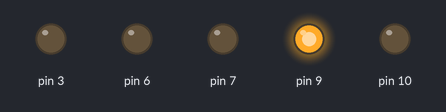
Recording of a sketch running on a simulated Arduino Uno, built with avr-gcc and run on an emulated ATmega328P. Parts: output pins drawn as LEDs (lit = HIGH). Pins used as bus, display or sensor lines are not drawn.

Above: at 0.1 s.
At 0.7 s:
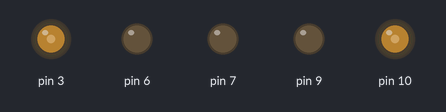
At 1.3 s:
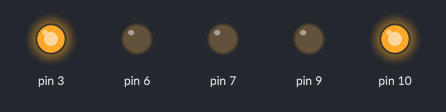
At 2.4 s:
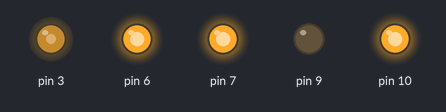
At 3.4 s:
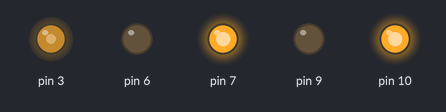
Timing chart, 0 to 4.9 s (numbered marks = the images above):
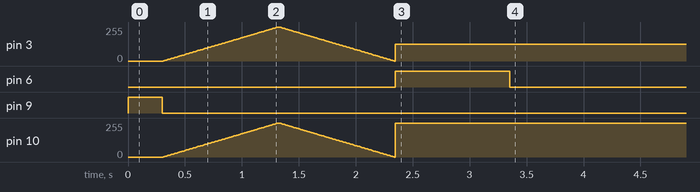

The sketch:

app.ino
```cpp
// (licence header left out)
#include "configuration.h"
#include "src/light_manager.h"
#include "src/launch_control.h"
#include "src/motor.h"

LightManager *lightManager = new LightManager();

Motor *needleMotor = new Motor(
    PinOutConfiguration::MOTOR_DIR,
    PinOutConfiguration::MOTOR_RESET,
    PinOutConfiguration::MOTOR_STEP,
    Configuration::STEPS);

LaunchControl *launchControl = new LaunchControl(lightManager, needleMotor);

void setup()
{
    Serial.begin(9600);
    launchControl->launch();
}
long lastSerialCheck = 0;

void loop()
{

    if (micros() - lastSerialCheck > 500000)
    {

        if (Serial.available())
        {
            int value = Serial.read();
            needleMotor->setPosition(map(value, 0, 100, 1, Configuration::STEPS));
        }
        lastSerialCheck = micros();
    }

    needleMotor->tick();
}
```

launch_control.cpp
```cpp
// (licence header left out)
#include "Arduino.h"
#include "../configuration.h"
#include "launch_control.h"
#include "light_manager.h"

LaunchControl::LaunchControl(LightManager *lightManager, Motor *needleMotor)
{
    this->lightManager = lightManager;
    this->needleMotor = needleMotor;
}

LaunchControl::~LaunchControl()
{
}

void LaunchControl::setPinModes()
{
    pinMode(PinOutConfiguration::MOTOR_STEP, OUTPUT);
    pinMode(PinOutConfiguration::MOTOR_DIR, OUTPUT);
    pinMode(PinOutConfiguration::MOTOR_RESET, OUTPUT);
    pinMode(PinOutConfiguration::BUZZER, OUTPUT);
    pinMode(PinOutConfiguration::BACKGROUND_LIGHT, OUTPUT);
    pinMode(PinOutConfiguration::NEEDLE_LIGHT, OUTPUT);
}

void LaunchControl::startBuzzerTest()
{
    digitalWrite(PinOutConfiguration::BUZZER, HIGH);
    delay(300);
    digitalWrite(PinOutConfiguration::BUZZER, LOW);
}

void LaunchControl::startLightTest()
{
    for (int i = 0; i <= 100; i++)
    {
        this->lightManager->setBrightness(LightManager::LightTypes::BackLight, i);
        this->lightManager->setBrightness(LightManager::LightTypes::NeedleLight, i);
        delay(Configuration::LIGHT_TEST_DELAY);
    }
    for (int i = 100; i >= 0; i--)
    {
        this->lightManager->setBrightness(LightManager::LightTypes::BackLight, i);
        this->lightManager->setBrightness(LightManager::LightTypes::NeedleLight, i);
        delay(Configuration::LIGHT_TEST_DELAY);
    }
    this->lightManager->setBrightness(LightManager::LightTypes::BackLight, Configuration::BACKGROUND_LIGHT_LEVEL);
    this->lightManager->setBrightness(LightManager::LightTypes::NeedleLight, Configuration::NEEDLE_LIGHT_LEVEL);
}

void LaunchControl::startMotor()
{
    this->needleMotor->resetToZero();
}

void LaunchControl::launch()
{
    this->setPinModes();
    this->startBuzzerTest();
    this->startLightTest();
    this->startMotor();
}
```

launch_control.h
```cpp
// (licence header left out)
#include "Arduino.h"
#include "light_manager.h"
#include "motor.h"
#ifndef launch_control
#define launch_control

class LaunchControl
{
  private:
    LightManager *lightManager;
    Motor *needleMotor;

  private:
    void startLightTest();
    void startBuzzerTest();
    void startMotor();

  public:
    LaunchControl(LightManager *lightManager,Motor *needleMotor);
    ~LaunchControl();
    void setPinModes();
    void launch();

};

#endif
```

light_manager.cpp
```cpp
// (licence header left out)
#include "Arduino.h"
#include "../configuration.h"
#include "light_manager.h"

void LightManager::setBrightness(LightManager::LightTypes type, int value)
{
    long mappedValue = map(value, 0, 100, 0, 255);
    int targetPinNumber = this->getPinNumberByLightType(type);
    analogWrite(targetPinNumber, mappedValue);
}

int LightManager::getPinNumberByLightType(LightManager::LightTypes type)
{
    switch (type)
    {
    case LightManager::LightTypes::BackLight:
        return PinOutConfiguration::BACKGROUND_LIGHT;
    case LightManager::LightTypes::NeedleLight:
        return PinOutConfiguration::NEEDLE_LIGHT;
    default:
        return 0;
    }
}
```

light_manager.h
```cpp
// (licence header left out)
#include "Arduino.h"
#ifndef light_manager
#define light_manager

class LightManager
{

  public:
    enum LightTypes
    {
        BackLight,
        NeedleLight
    };

  private:
    int getPinNumberByLightType(LightManager::LightTypes type);

  public:
    LightManager(){};
    ~LightManager(){};
    void setBrightness(LightManager::LightTypes type, int value);
};

#endif
```

motor.cpp
```cpp
// (licence header left out)
#include "Arduino.h"
#include "../configuration.h"
#include "motor.h"

Motor::Motor(int dirPin, int resetPin, int stepPin, int totalSteps)
{
    this->dirPin = dirPin;
    this->resetPin = resetPin;
    this->stepPin = stepPin;
    this->totalSteps = totalSteps;
}

Motor::~Motor()
{
}

bool Motor::step()
{
    long realTimeReferenceValue = micros();
    long realTimeWallClockTime = 0;
    long estimatedTime = 0;
    this->freeToMoveCalculation();

    if (this->freeToMove)
    {
        digitalWrite(this->stepPin, HIGH);
        delayMicroseconds(5);
        digitalWrite(this->stepPin, LOW);
        this->freeToMove = false;
        realTimeWallClockTime = micros() - realTimeReferenceValue;
        this->timeCorrection = realTimeWallClockTime;
        this->lastMicro = micros();
        return true;
    }
    return false;
}

void Motor::resetToZero()
{
    digitalWrite(this->resetPin, HIGH);
    this->setDirection(Motor::Direction::CCW);
    int zeroStepCounter = 0;
    while (zeroStepCounter < this->totalSteps)
    {
        if (this->step())
        {
            zeroStepCounter++;
        }
    }
    this->currentStep = 0;
    this->setDirection(Motor::Direction::CW);
}

void Motor::setDirection(Motor::Direction direction)
{
    this->currentDirection = direction;
    digitalWrite(this->dirPin, this->currentDirection);
}

void Motor::setPosition(int targetStep)
{
    this->targetStep = targetStep;
    this->startStep = this->currentStep;
    int stepDiff = targetStep - currentStep;
    int stepDiffAbs = abs(stepDiff);
    this->setDirection(((stepDiff)) < 0 ? Direction::CCW : Direction::CW);
    long cycleTimeAfterEdgeDelay = this->cycleTime - (Motor::EDGE_EXTRA_DELAY * Motor::EDGE_SENSOR_VALUE * 2);
    this->calculatedExtraDelay = (cycleTimeAfterEdgeDelay - (stepDiffAbs * Motor::STEP_DELAY_MICROSECONDS)) / stepDiffAbs;
}

void Motor::tick()
{
    if (this->currentStep != this->targetStep)
    {
        if (this->step())
        {
            this->currentStep = currentDirection == Direction::CW ? currentStep + 1 : currentStep - 1;
        }
    }
}

bool Motor::isCloseToEdges()
{
    if (this->targetStep == 0)
    {
        return false;
    }
    return (abs(this->currentStep - this->targetStep) < Motor::EDGE_SENSOR_VALUE) ||
           (abs(this->startStep - this->currentStep) < Motor::EDGE_SENSOR_VALUE);
}

long Motor::freeToMoveCalculation()
{
    long totalDelay = Motor::STEP_DELAY_MICROSECONDS + this->calculatedExtraDelay;
    if (this->isCloseToEdges())
    {
        totalDelay += Motor::EDGE_EXTRA_DELAY;
    }
    if ((micros() - this->lastMicro) >= (totalDelay - this->timeCorrection))
    {

        this->freeToMove = true;
    }
}
```

motor.h
```cpp
// (licence header left out)
#include "Arduino.h"
#ifndef motor
#define motor

class Motor
{

public:
  enum LightTypes
  {
    BackLight,
    NeedleLight
  };

  enum Direction
  {
    CW = 0,
    CCW = 1
  };

private:
  const int STEP_DELAY_MICROSECONDS = 300;
  const int EDGE_SENSOR_VALUE = 30;
  const int EDGE_EXTRA_DELAY = 1000;
  int dirPin;
  int resetPin;
  int stepPin;
  int totalSteps;
  long lastMicro = 0;
  bool freeToMove = true;
  long timeCorrection = 0;
  int currentStep = 0;
  int startStep = 0;
  int targetStep = 0;
  int calculatedExtraDelay = 0;
  long cycleTime = 1000000;
  Motor::Direction currentDirection = Motor::Direction::CW;

private:
  bool step();
  long freeToMoveCalculation();
  bool isCloseToEdges();
  void setDirection(Motor::Direction direction);

public:
  void setPosition(int position);
  void resetToZero();
  void tick();
  Motor(int dirPin, int resetPin, int stepPin, int totalSteps);
  ~Motor();
};

#endif
```

configuration.h
```cpp
// (licence header left out)
#ifndef configuration
#define configuration

namespace PinOutConfiguration
{

const int BACKGROUND_LIGHT = 3;
const int NEEDLE_LIGHT = 10;
const int BUZZER = 9;
const int MOTOR_STEP = 5;
const int MOTOR_DIR = 6;
const int MOTOR_RESET = 7;

} // namespace PinOutConfiguration
namespace Configuration
{
const int BACKGROUND_LIGHT_LEVEL = 50;
const int NEEDLE_LIGHT_LEVEL = 100;
const int LIGHT_TEST_DELAY = 10;
const int STEPS = 280 * 12; //315 * 12;
} // namespace Configuration

#endif
```
